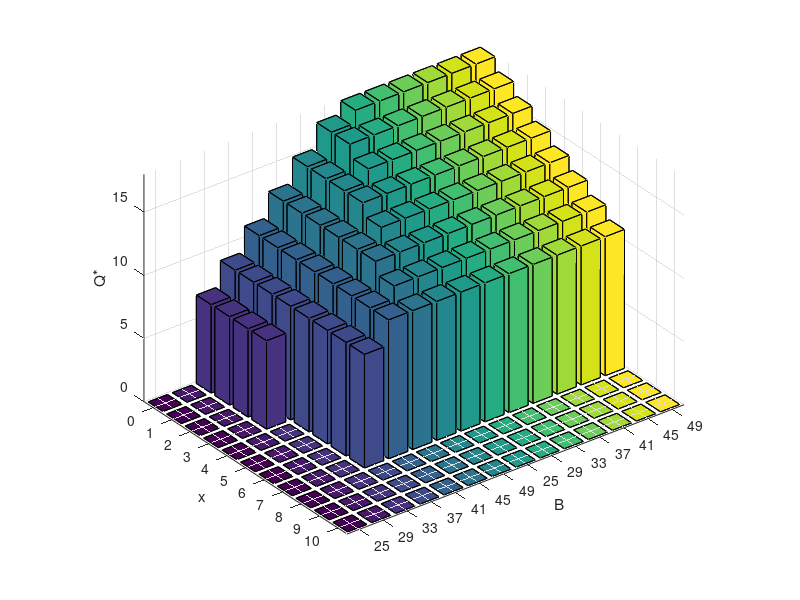

Recreate this plot in MATLAB.
function Draw3DBar
K = 20;
v = 1;
W = 2;
x = 0:10;
B = 25:4:51;
Q = [0	0	7	9	11	13	15	17	18	18	18	18	18	18
0	0	7	9	11	13	15	17	17	17	17	17	17	17
0	0	7	9	11	13	15	16	16	16	16	16	16	16
0	0	7	9	11	13	15	15	15	15	15	15	15	15
0	0	0	9	11	13	14	14	14	14	14	14	14	14
0	0	0	9	11	13	13	13	13	13	13	13	13	13
0	0	0	9	11	12	12	12	12	12	12	12	12	12
0	0	0	9	11	11	11	11	11	11	11	11	11	11
0	0	0	0	0	0	0	0	0	0	0	0	0	0
0	0	0	0	0	0	0	0	0	0	0	0	0	0
0	0	0	0	0	0	0	0	0	0	0	0	0	0
];

bar3(Q);
set(gca,'XTickLabel',B)
set(gca,'YTickLabel',x)
xlabel('B');
ylabel('x');
zlabel('Q^\ast');

% figure()
% y = Q;
% for i = 1 : size(Q,1)
%     y(i, :) = Q(i, :) + x(i);
% end
% bar3(y);
% set(gca,'XTickLabel',B)
% set(gca,'YTickLabel',x)
% xlabel('B');
% ylabel('x');
% zlabel('y^\ast');

end